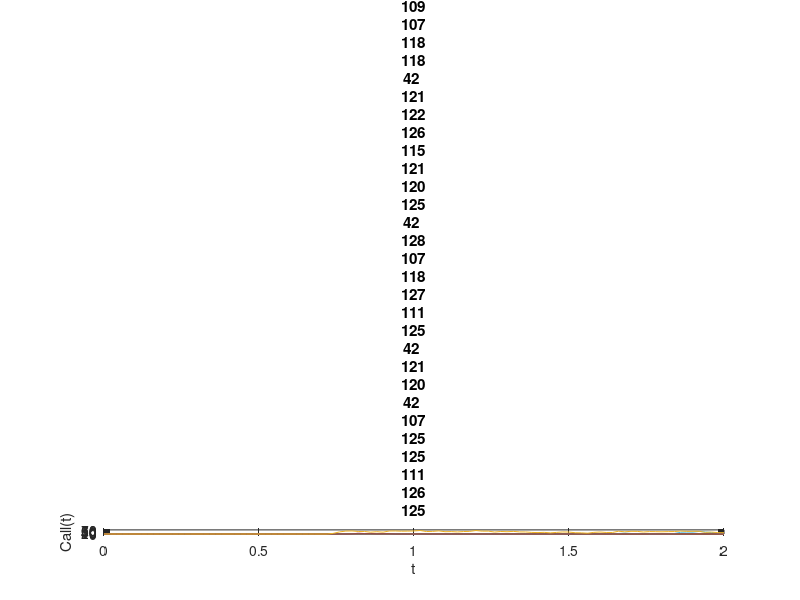
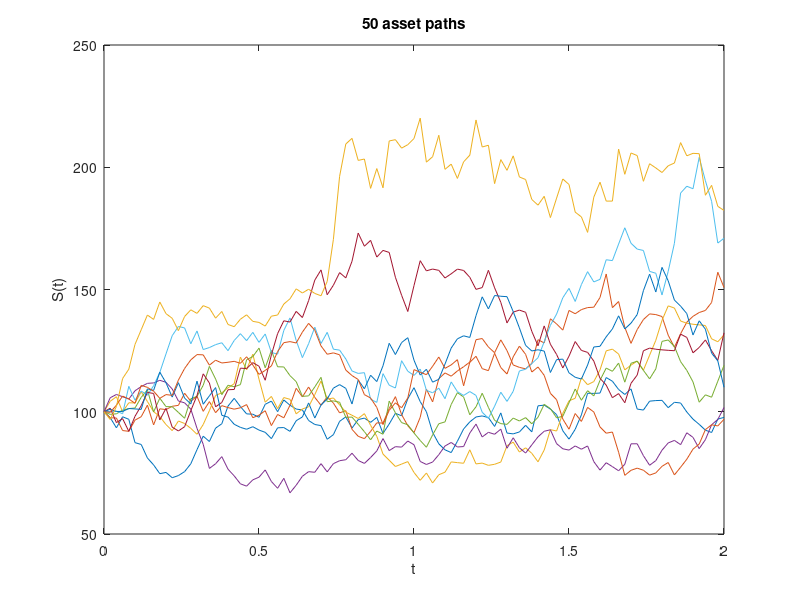
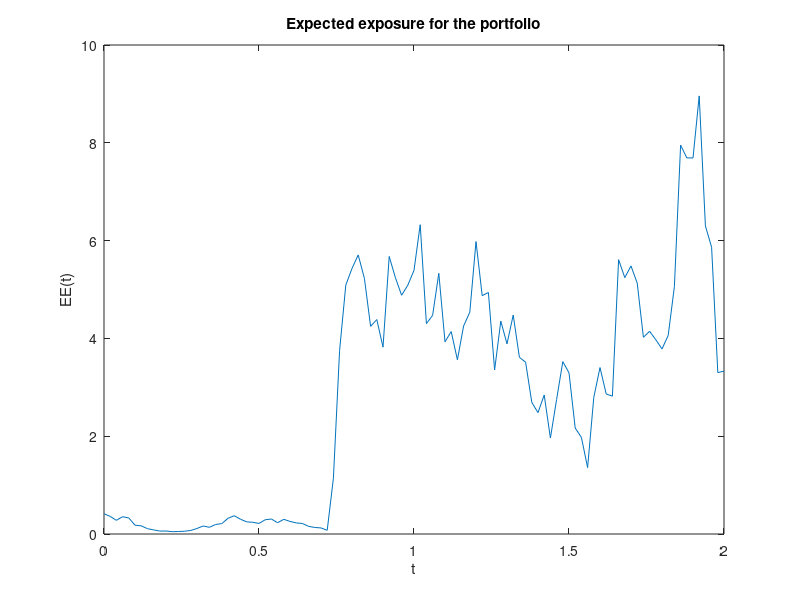

Write MATLAB code to recreate these figures, in order. (Note: this script raises an error after producing the figures.)

randn('state',100)

clf

%%%%%%%%%%%%%%%%%%%%% Problem parameters %%%%%%%%%%%%%%%%%%%%%%%
S = 100; mu = 0.2; sigma = 0.3; L = 1e2; T = 2; dt = T/L; M = 10;
%%%%%%%%%%%%%%%%%% Option contract features %%%%%%%%%%%%%%%%%%%
Strike = 160; Rate = 0.02; Time = T; Volatility = sigma;
%%%%%%%%%%%%%%%%%%%%%%%%%%%%%%%%%%%%%%%%%%%%%%%%%%%%%%%%%%%%%%%%

tvals = [0:dt:T];
Svals = S*cumprod(exp((mu-0.5*sigma^2)*dt + sigma*sqrt(dt)*randn(M,L)),2);
Svals = [S*ones(M,1) Svals];  % add initial asset price

optionVals = [];



for j=1:M
    
    tempOptionVals = [];
    tempVals = Svals(j,:);
    index = 1;
    
    for i = 0:dt:T
    Price = tempVals(index);

    Time = Time - dt;
    if (Time<0)
        Time=0;
    end   
    
    [Call, Put] = blsprice(Price, Strike, Rate, Time, Volatility);
    tempOptionVals = [tempOptionVals Call];

    index = index + 1;
    end
    
    optionVals = [optionVals; tempOptionVals];
    
end

ExpectedExposure = mean(optionVals);

h = figure;
plot(tvals,optionVals)
title(M + 'call options values on assets')
xlabel('t'), ylabel('Call(t)')
figure();
%saveas(h,'optionValuesSim.jpg');
plot(tvals,Svals)
title('50 asset paths')
xlabel('t'), ylabel('S(t)')
figure();
%saveas(h,'optionValuesSim.jpg');
plot(tvals,ExpectedExposure)
title('Expected exposure for the portfolio')
xlabel('t'), ylabel('EE(t)')


%%%%%%%%%%%%%%%%%%% CVA standart approach %%%%%%%%%%%%%%%%%%%%%%%%%%%%%%%%
R = 0.35; s = 0.0125;
%%%%%%%%%%%%%%%%%%%%%%%%%%%%%%%%%%%%%%%%%%%%%%%%%%%%%%%%%%%%%%%%%%%%%%%%%%

standartCVAvals= [];
[rows,cols] = size(optionVals);

for j=1:M
    
    tempCVA = 0;
    
        for i = 2:cols
    
        v = 0.5*(optionVals(j,i) + optionVals(j,i-1));
        q = exp(-((s*tvals(i-1))/(1-R)))-exp(-((s*tvals(i))/(1-R)));
    
        tempCVA = tempCVA + v*q;
    
        end
        
    tempCVA = (1-R)*tempCVA;
    standartCVAvals = [standartCVAvals; tempCVA];
    
end

%%%%%%%%%%%%%%%%%% Hull way of dealing with WWR%%%%%%%%%%%%%%%%%%%%%%%%%%%%
b = 0.01;
%%%%%%%%%%%%%%%%%%%%%%%%%%%%%%%%%%%%%%%%%%%%%%%%%%%%%%%%%%%%%%%%%%%%%%%%%%%

%hazard rates matrix for assets 
h = zeros(M,cols-1);
%finding a term and hazard rates for each path


syms x;

for i = 2:cols
    
   eq = 0;
   
   term = exp(-(s*tvals(i)/(1-R) ));
   
   for j=1:M    
        eq = eq + exp(-1*exp(x+b*optionVals(j,i))*dt);
   end
   
   ai = solve(eq == M*term,x);
   ai = double(ai);
   
   for j=1:M    
        hji = exp(ai + b*optionVals(j,i));
        h(j,i-1) = hji;
   end
    
end

%%%CVA Hull Way


CVAHull = [];

for j=1:M
    cva = 0;
    for i = 2:cols

      a = (sum(h(j,1:(i-1))));
      b =  mean(a);
      meanHazardRate = b/(i-1);
      d1 =  exp(-meanHazardRate*tvals(i));
      d2 =  exp(-meanHazardRate*tvals(i-1));
      defProb = d2 - d1 ;
      cva = cva + ((optionVals(j,i)+optionVals(j,i-1))/2)*defProb;
    end
    
    CVAHull(1,j) = (1-R)*cva;
    
end

IndependendCVA = mean(standartCVAvals)
HullCVA = mean(CVAHull)
lastCol = optionVals(:,101);
esposure = mean(lastCol)

